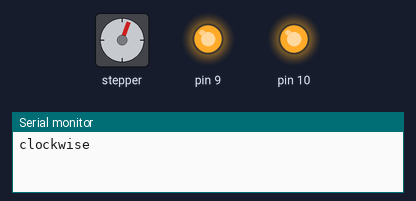
Bench run of a sketch on a simulated Arduino Uno, built with avr-gcc and run on an emulated ATmega328P. Parts: stepper motor, output pins drawn as LEDs (lit = HIGH), the last lines printed to the serial monitor. Stepper angles assume 50 steps per turn.

Above: at 0.05 s.
At 0.3 s:
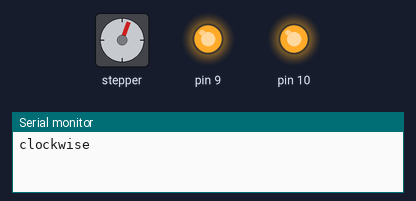
At 0.85 s:
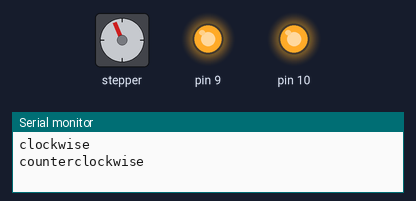
At 1.65 s:
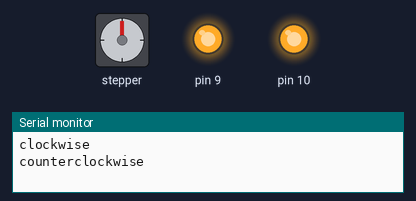
Timing chart, 0 to 3.8 s (numbered marks = the images above):
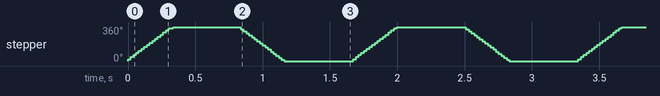

The sketch:

SEEED_demo.ino
```cpp
/*
 SEEED Studio Stepper Motor Control - one revolution

 Adapts the Stepper example for use with the SEEED STUDIO motor shield.
 This program drives a unipolar or bipolar stepper motor
 by using the included Stepper library of the Arduino.
 The motor is attached to the Seeed Studio motor shield and an Arduino.

 The digital pins 8,11,12,13 drive the L298N and are used when creating the stepper object
 Digital pins 9 and 10 must be high to enable the chip.

 The motor should revolves one revolution in one direction, then
 one revolution in the other direction.


 Created 11 Mar. 2007
 Modified 30 Nov. 2009
 by Tom Igoe
 Modified 4 July 2012
 By R. Dumouchelle

 */

#include <Stepper.h>

const int LED = 13;
//const int stepsPerRevolution = 200;  // change this to fit the number of steps per revolution
// for your motor
const int stepsPerRevolution = int(360/7.5)+2;  // For 7.5 AIRPAX degree / step motor.


// initialize the stepper library on pins 8 through 11:
Stepper myStepper(stepsPerRevolution, 8,11,12,13);

void setup() {
  // set the speed at 60 rpm:
  myStepper.setSpeed(180);
  // initialize the serial port:
  Serial.begin(9600);
  pinMode(9,OUTPUT);
  pinMode(10,OUTPUT);
  digitalWrite(9,HIGH);
  digitalWrite(10,HIGH);
}

void loop() {
  // step one revolution  in one direction:
  Serial.println("clockwise");
  myStepper.step(stepsPerRevolution);
  toggleLED();
  delay(500);

  //step one revolution in the other direction:
  Serial.println("counterclockwise");
  myStepper.step(-stepsPerRevolution);
  toggleLED();
  delay(500);
}

//Functions go here.

//const int LED  = 13;  //Build in LED.
int valLED = LOW;  // variable to store LED state

void toggleLED()  {
  if (valLED == HIGH){
    digitalWrite(LED, LOW);
    valLED = LOW;
  } else {
    digitalWrite(LED, HIGH);
    valLED = HIGH;
  }
}
```

Measured:
- by itself, stepper: turns 360° clockwise in 0.34 s, then 360° counter-clockwise in 0.32 s, repeating every 1.7 s
